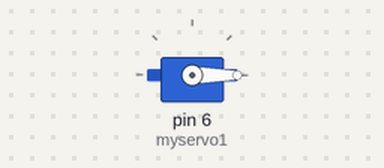
Recording of a sketch running on a simulated Arduino Uno, built with avr-gcc and run on an emulated ATmega328P. Parts: servo.

Above: at 0.1 s.
At 1.1 s:
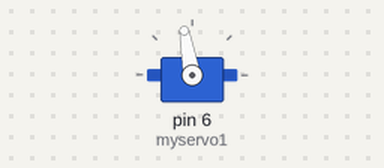
Timing chart, 0 to 2.6 s (numbered marks = the images above):
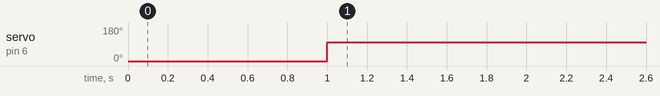

Measured:
- by itself, servo on pin 6 (myservo1): 0° → 100° at 1.0 s

The sketch:

Revolution_include_BrucshlessMoter_test.ino
```cpp
#include <Servo.h>

Servo myservo1;
void setup() {
  Serial.begin(9600);
  myservo1.attach(6,1,2);
myservo1.write(0);//esc初期化 出力ピンはPWM対応ピンのみ
/*  myservo2.attach(11,1,2);
myservo2.write(0);//esc初期化 出力ピンはPWM対応ピンのみ
*/
delay(1000);
}

void loop() {
  myservo1.write(100);
//  for(int i=0;i<200;i++){
//  myservo1.write(i);//最低107あたり、最高は180
//  Serial.println(i);
//  delay(200);
//  }
}
```
